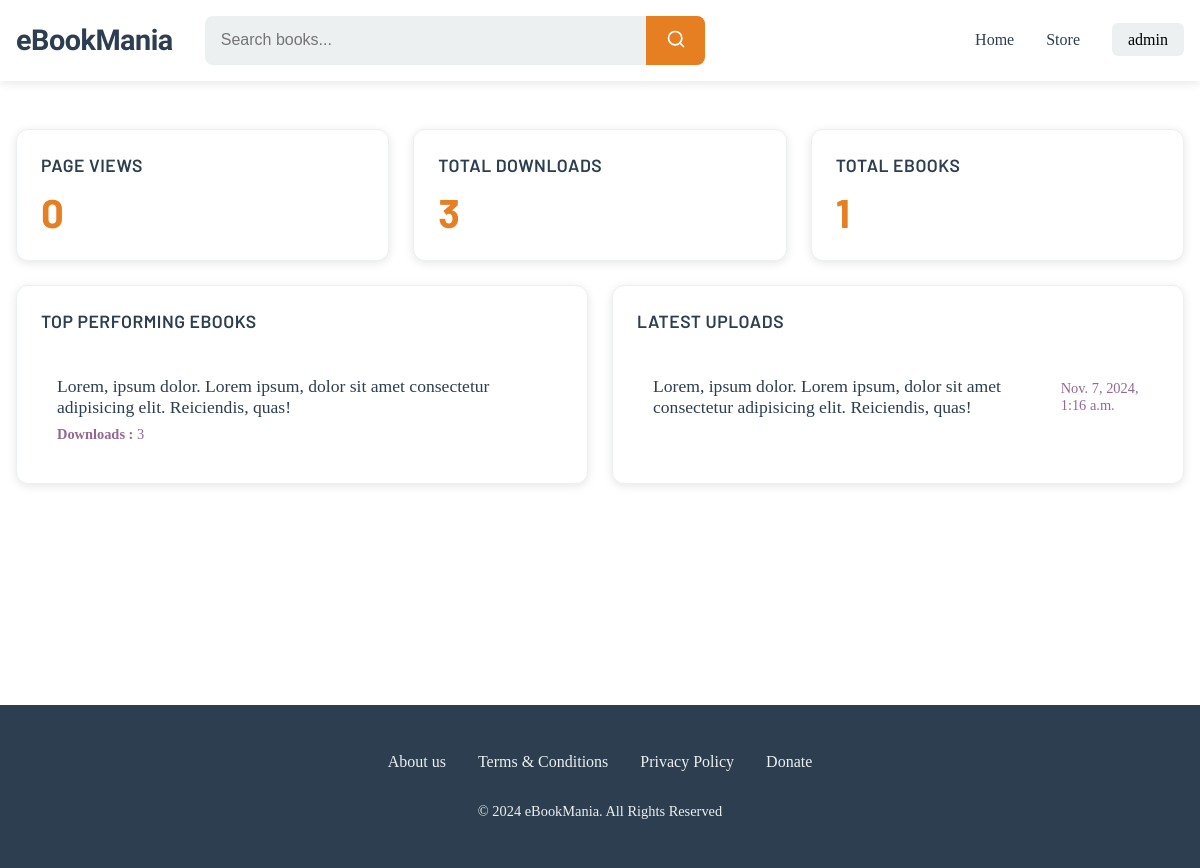
Before: /dashboard/ (signed in) with the older database file.
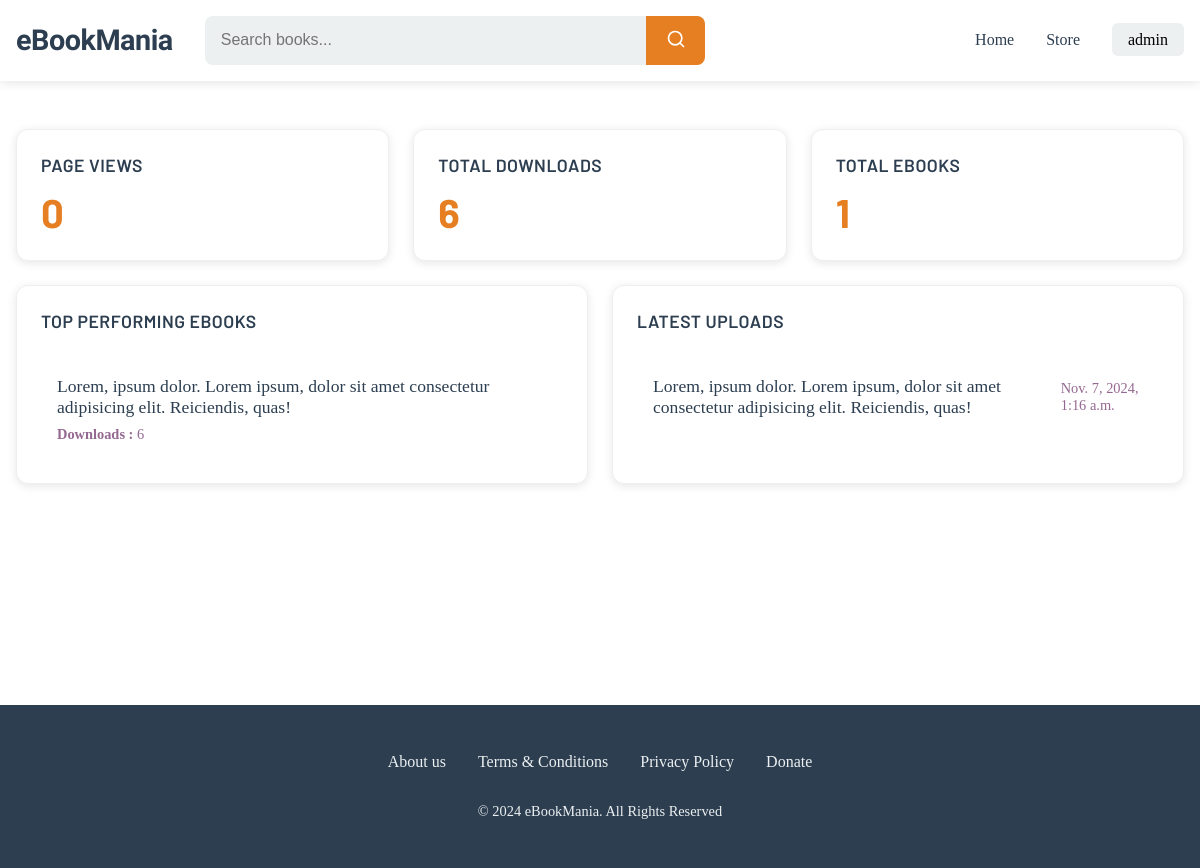
After: the same page with the newer database file.
### myapp/models.py (models this page shows, shortened)
class DownloadCount(models.Model):
	ebook = models.ForeignKey(EbookModel, on_delete = models.CASCADE)
	count = models.PositiveIntegerField(default = 0, null = True, blank=False)
	created_on = models.DateTimeField(auto_now_add = True)
	class Meta:
		verbose_name_plural = 'Downloads'

class EbookModel(models.Model):
	title = models.CharField(max_length = 255)
	slug = AutoSlugField(populate_from='title', unique=True)
	thumbnail = models.ImageField(upload_to = "thumbnail/", null=True)
	description = QuillField()
	book = models.FileField(upload_to="ebook/", null=True)
	category = models.ForeignKey(Category, on_delete = models.CASCADE)
	uploader = models.ForeignKey(Uploader, on_delete = models.CASCADE)
	author = models.CharField(max_length=30)
	store = models.URLField(max_length = 200, blank = True, null = True)
	language = models.ForeignKey(Language, on_delete = models.CASCADE, null=True)
	created_on = models.DateTimeField(auto_now_add = True)

### myapp/views.py (the view)
# urls.py: path("dashboard/", views.dashboard, name = "dashboard"),
@login_required(login_url="/login/")
@require_uploader()
def dashboard(request):
	total_ebooks = EbookModel.objects.filter(uploader = request.user.uploader).order_by("-created_on")
	ebk_paginator = Paginator(total_ebooks, 15)
	page_number = request.GET.get("page")
	ebook_list = ebk_paginator.get_page(page_number)
	no_of_ebooks = len(total_ebooks)
	total_downloads = DownloadCount.objects.filter(ebook__in= total_ebooks).order_by("count")
	download_paginator = Paginator(total_downloads, 15)
	page_number = request.GET.get("page")
	download_list = download_paginator.get_page(page_number)
	download_count = 0
	for total in total_downloads:
		download_count = download_count + total.count
	total_views = PageViews.objects.filter(ebook__in = total_ebooks)
	views_count = 0
	for total in total_views:
		views_count = views_count + total.count
	context = {
		'ebook_list': ebook_list,
		'no_of_ebooks' : no_of_ebooks,
		'download_list' : download_list,
		'download_count' : download_count,
		'views_count': views_count,
	}
	return render(request, 'myapp/dashboard.html', context)

### myapp/templates/myapp/dashboard.html (shortened to what this page needs)
{% extends 'myapp/base.html' %}
{% load static %}
{% block head %}
<link rel="stylesheet" href="{% static 'css/dashboard.css' %}">
{% endblock %}
{% block content %}
<div class="dashboard">
	<div class="dashboard-grid">
		<div class="metrics-section">
			<div class="metric-grid">
				<div class="metric-card">
					<h3>Page Views</h3>
					<div class="metric-value">{{views_count}}</div>
				</div>
				<div class="metric-card">
					<h3>Total Downloads</h3>
					<div class="metric-value">{{download_count}}</div>
				</div>
				<div class="metric-card">
					<h3>Total eBooks</h3>
					<div class="metric-value">{{no_of_ebooks}}</div>
				</div>
			</div>
		</div>
		<div class="details-section">
			<div class="details-grid">
				<div class="metric-card top-ebooks">
					<h3>Top Performing eBooks</h3>
					<div class="top-ebooks-list">
						{% for d in download_list %}
						<div class="top-ebook-item">
							<div class="top-ebook-info">
								<span class="top-ebook-title">{{d.ebook.title}}</span>
								<div class="top-ebook-stats">
									<span class="downloads"><strong>Downloads : </strong>{{d.count}}</span>
								</div>
							</div>
						</div>
						{% endfor %}
					</div>
				</div>
				<div class="metric-card uploads">
					<h3>Latest Uploads</h3>
					<div class="uploads-list">
						{% for e in ebook_list %}
						<div class="upload-item">
							<span class="upload-title">{{e.title}}</span>
							<span class="upload-date">{{e.created_on}}</span>
						</div>
						{% endfor %}
					</div>
				</div>
			</div>
		</div>
	</div>
</div>
{% endblock %}

### myapp/templates/myapp/base.html (shortened to what this page needs)
{% load static %}
<!DOCTYPE html>
<html lang="en">
<head>
    <link rel="stylesheet" href="{% static 'css/base.css' %}">
    {% block head %}
    {% endblock %}
</head>
<body>
    <nav class="nav">
        <div class="nav-container">
            <div class="logo">
                <a href="{% url 'home' %}">eBookMania</a>
            </div>
            <div class="search-box">
                <form class="search-form" method="get" action="{% url 'search' %}">
                    <input type="text" name="query" id="query" placeholder="Search books..." required>
                    <button type="submit" class="search-btn">
                        <svg xmlns="http://www.w3.org/2000/svg" width="20" height="20" viewBox="0 0 24 24" fill="none" stroke="currentColor" stroke-width="2" stroke-linecap="round" stroke-linejoin="round">
                            <circle cx="11" cy="11" r="8"></circle>
                            <line x1="21" y1="21" x2="16.65" y2="16.65"></line>
                        </svg>
                    </button>
                </form>
            </div>
            <ul class="nav-list">
                <li><a href="{% url 'home' %}" class="nav-link">Home</a></li>
                <li><a href="{% url 'filterbooks' %}" class="nav-link">Store</a></li>
                {% if user.is_authenticated %}
                <li class="user-menu">
                    <span class="username">{{request.user.username}}</span>
                </li>
                {% else %}
                <li><a href="{% url 'login' %}" class="nav-link">Login</a></li>
                {% endif %}
            </ul>
        </div>
    </nav>
    <main class="main">
        {% block content %}
        {% endblock %}
    </main>
    <footer class="footer">
        <div class="footer-container">
            <ul class="footer-links">
                <li><a href="#">About us</a></li>
                <li><a href="#">Terms & Conditions</a></li>
                <li><a href="#">Privacy Policy</a></li>
                <li><a href="#">Donate</a></li>
            </ul>
            <p class="copyright">© 2024 eBookMania. All Rights Reserved</p>
        </div>
    </footer>
</body>
</html>

### static/css/base.css (style rules this page uses)
:root { --color-primary: #2C3E50; --color-secondary: #E67E22; --color-background: #F5F6FA; --color-text: #2C3E50; --color-light: #ECF0F1; --color-white: #FFFFFF; --color-hover: #D35400; --shadow: 0 2px 10px rgba(0, 0, 0, 0.1); --transition: all 0.3s ease; --header-font: "Barlow", sans-serif; --primary-font: "Montserrat", sans-serif; --logo-font: "Jersey 10", sans-serif; --color-link: #956891; --color-unknown: #cbccff; }
* { margin: 0; padding: 0; box-sizing: border-box; }
.nav { background: var(--color-white); box-shadow: var(--shadow); position: relative; }
.nav-container { max-width: 1200px; margin: 0 auto; padding: 1rem; display: grid; grid-template-columns: auto 1fr auto; align-items: center; gap: 2rem; }
.logo a { font-family: var(--logo-font) !important; font-size: 1.8rem; font-weight: 700; color: var(--color-primary); text-decoration: none; letter-spacing: -0.5px; }
.search-box { max-width: 500px; width: 100%; }
.search-form { display: flex; background: var(--color-light); border-radius: 8px; overflow: hidden; width: 100%; }
.search-form input { flex: 1; padding: 0.8rem 1rem; border: none; background: transparent; font-size: 1rem; }
.search-btn { padding: 0.8rem 1.2rem; border: none; background: var(--color-secondary); color: var(--color-white); cursor: pointer; transition: var(--transition); }
.nav-list { display: flex; gap: 2rem; list-style: none; align-items: center; }
.nav-link { color: var(--color-primary); text-decoration: none; font-weight: 500; transition: var(--transition); }
.username { cursor: pointer; padding: 0.5rem 1rem; background: var(--color-light); border-radius: 6px; font-weight: 500; }
.footer { background: var(--color-primary); color: var(--color-white); padding: 3rem 0; margin-top: auto; }
.footer-container { max-width: 1200px; margin: 0 auto; padding: 0 1rem; }
.footer-links { display: flex; justify-content: center; gap: 2rem; list-style: none; margin-bottom: 2rem; }
.footer-links a { color: var(--color-light); text-decoration: none; transition: var(--transition); }
.copyright { text-align: center; color: var(--color-light); font-size: 0.9rem; }
.main { min-height: calc(100vh - 180px); padding: 2rem 0; }

### static/css/dashboard.css (style rules this page uses)
.dashboard { min-height: 70vh; padding: 1rem; }
.dashboard-grid { display: flex; flex-direction: column; gap: 1.5rem; height: 100%; }
.metrics-section { flex: 0 0 auto; }
.details-section { flex: 1 1 auto; }
.metric-grid { display: grid; grid-template-columns: repeat(auto-fit, minmax(240px, 1fr)); gap: 1.5rem; }
.details-grid { display: grid; grid-template-columns: 1fr 1fr; gap: 1.5rem; height: 100%; }
.metric-card { background: var(--color-white); padding: 1.5rem; border-radius: 12px; box-shadow: var(--shadow); transition: var(--transition); border: 1px solid var(--color-light); display: flex; flex-direction: column; }
.metric-card h3 { margin: 0; font-size: 1.1rem; color: var(--color-primary); margin-bottom: 0.75rem; font-family: var(--header-font); font-weight: 600; text-transform: uppercase; letter-spacing: 0.5px; }
.metric-value { font-size: 2.5rem; font-weight: bold; color: var(--color-secondary); font-family: var(--header-font); line-height: 1.2; }
.top-ebooks-list, .uploads-list { margin-top: 1rem; flex: 1; overflow-y: auto; max-height: 300px; }
.top-ebook-item { padding: 1rem; border-bottom: 1px solid var(--color-light); transition: var(--transition); }
.top-ebook-item:last-child { border-bottom: none; }
.top-ebook-info { display: flex; flex-direction: column; gap: 0.5rem; }
.top-ebook-title { font-weight: 500; color: var(--color-primary); font-size: 1.1rem; }
.top-ebook-stats { display: flex; gap: 1rem; font-size: 0.9rem; color: var(--color-link); }
.upload-item { display: flex; justify-content: space-between; align-items: center; padding: 1rem; border-bottom: 1px solid var(--color-light); transition: var(--transition); }
.upload-item:last-child { border-bottom: none; }
.upload-title { font-weight: 500; color: var(--color-primary); font-size: 1.1rem; }
.upload-date { color: var(--color-link); font-size: 0.9rem; font-weight: 500; }

Changed rows visible on the page:
changed DownloadCount: count "3" → "6"
Other visible differences:
{{ download_count }}: "3" → "6"
